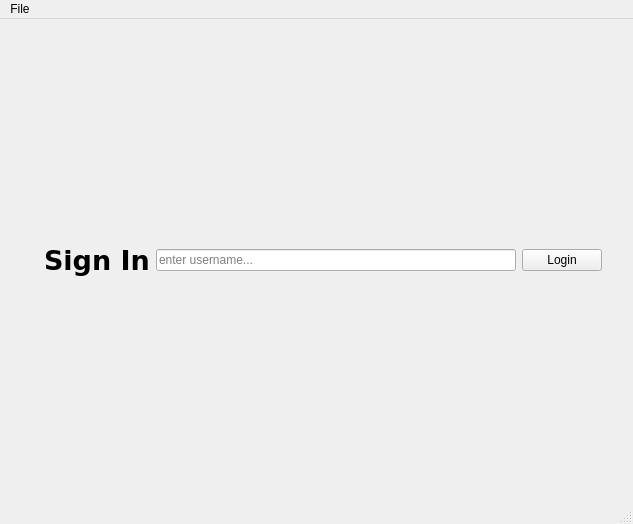
<?xml version="1.0" encoding="UTF-8"?>
<ui version="4.0">
 <class>MainWindow</class>
 <widget class="QMainWindow" name="MainWindow">
  <property name="geometry">
   <rect>
    <x>0</x>
    <y>0</y>
    <width>633</width>
    <height>524</height>
   </rect>
  </property>
  <property name="windowTitle">
   <string>Movie Database</string>
  </property>
  <widget class="QWidget" name="centralwidget">
   <layout class="QGridLayout" name="gridLayout_3">
    <item row="0" column="3">
     <widget class="QLabel" name="label_3">
      <property name="text">
       <string/>
      </property>
     </widget>
    </item>
    <item row="0" column="0">
     <widget class="QLabel" name="label_2">
      <property name="text">
       <string/>
      </property>
     </widget>
    </item>
    <item row="0" column="1">
     <widget class="QStackedWidget" name="stackedWidget">
      <property name="currentIndex">
       <number>0</number>
      </property>
      <widget class="QWidget" name="loginPage">
       <layout class="QGridLayout" name="gridLayout_6">
        <item row="9" column="0">
         <layout class="QHBoxLayout" name="loginTextHorizontalLayout">
          <item>
           <widget class="QLabel" name="label">
            <property name="text">
             <string/>
            </property>
            <property name="pixmap">
             <pixmap>../Downloads/image.png</pixmap>
            </property>
           </widget>
          </item>
          <item>
           <widget class="QLabel" name="LogInLabel">
            <property name="font">
             <font>
              <family>DejaVu Sans</family>
              <pointsize>20</pointsize>
              <weight>75</weight>
              <bold>true</bold>
             </font>
            </property>
            <property name="text">
             <string>Sign In</string>
            </property>
           </widget>
          </item>
          <item>
           <layout class="QHBoxLayout" name="loginButtonHorizontalLayout">
            <item>
             <widget class="QLineEdit" name="signIn">
              <property name="placeholderText">
               <string>enter username...</string>
              </property>
             </widget>
            </item>
            <item>
             <widget class="QPushButton" name="loginButton">
              <property name="text">
               <string>Login</string>
              </property>
             </widget>
            </item>
           </layout>
          </item>
         </layout>
        </item>
       </layout>
      </widget>
      <widget class="QWidget" name="moviePage">
       <layout class="QGridLayout" name="gridLayout">
        <item row="2" column="0">
         <layout class="QVBoxLayout" name="movieVerticalLayout">
          <property name="leftMargin">
           <number>0</number>
          </property>
          <property name="topMargin">
           <number>0</number>
          </property>
          <property name="rightMargin">
           <number>230</number>
          </property>
          <property name="bottomMargin">
           <number>100</number>
          </property>
          <item>
           <layout class="QHBoxLayout" name="movieSearchHorizontalLayout">
            <item>
             <widget class="QTabWidget" name="tabWidget">
              <property name="styleSheet">
               <string notr="true">background-color:white</string>
              </property>
              <property name="currentIndex">
               <number>0</number>
              </property>
              <widget class="QWidget" name="searchTab">
               <attribute name="title">
                <string>Search</string>
               </attribute>
               <layout class="QGridLayout" name="gridLayout_5">
                <item row="2" column="0">
                 <widget class="QTableView" name="searchResults">
                  <property name="selectionBehavior">
                   <enum>QAbstractItemView::SelectItems</enum>
                  </property>
                  <property name="sortingEnabled">
                   <bool>true</bool>
                  </property>
                  <attribute name="horizontalHeaderShowSortIndicator" stdset="0">
                   <bool>false</bool>
                  </attribute>
                  <attribute name="horizontalHeaderStretchLastSection">
                   <bool>true</bool>
                  </attribute>
                  <attribute name="verticalHeaderVisible">
                   <bool>false</bool>
                  </attribute>
                 </widget>
                </item>
                <item row="0" column="0">
                 <widget class="QLineEdit" name="inputSearch">
                  <property name="styleSheet">
                   <string notr="true">background-color:white</string>
                  </property>
                  <property name="placeholderText">
                   <string>Search movies...</string>
                  </property>
                 </widget>
                </item>
                <item row="1" column="0">
                 <widget class="QPushButton" name="searchButton">
                  <property name="cursor">
                   <cursorShape>PointingHandCursor</cursorShape>
                  </property>
                  <property name="styleSheet">
                   <string notr="true">background-color:white</string>
                  </property>
                  <property name="text">
                   <string>Search</string>
                  </property>
                 </widget>
                </item>
               </layout>
              </widget>
              <widget class="QWidget" name="allTab">
               <attribute name="title">
                <string>Movies</string>
               </attribute>
               <layout class="QGridLayout" name="gridLayout_2">
                <item row="9" column="1">
                 <layout class="QHBoxLayout" name="logoutHorizontalLayout">
                  <item>
                   <widget class="QTableView" name="allMovies">
                    <property name="styleSheet">
                     <string notr="true">background-color:white</string>
                    </property>
                    <property name="selectionBehavior">
                     <enum>QAbstractItemView::SelectItems</enum>
                    </property>
                    <property name="sortingEnabled">
                     <bool>true</bool>
                    </property>
                    <attribute name="horizontalHeaderCascadingSectionResizes">
                     <bool>false</bool>
                    </attribute>
                    <attribute name="horizontalHeaderShowSortIndicator" stdset="0">
                     <bool>false</bool>
                    </attribute>
                    <attribute name="horizontalHeaderStretchLastSection">
                     <bool>true</bool>
                    </attribute>
                    <attribute name="verticalHeaderVisible">
                     <bool>false</bool>
                    </attribute>
                   </widget>
                  </item>
                 </layout>
                </item>
               </layout>
              </widget>
              <widget class="QWidget" name="watchedTab">
               <attribute name="title">
                <string>Watchlist</string>
               </attribute>
               <layout class="QGridLayout" name="gridLayout_4">
                <item row="0" column="0">
                 <widget class="QTableView" name="watchedMovies">
                  <property name="selectionBehavior">
                   <enum>QAbstractItemView::SelectItems</enum>
                  </property>
                  <property name="sortingEnabled">
                   <bool>true</bool>
                  </property>
                  <attribute name="horizontalHeaderStretchLastSection">
                   <bool>true</bool>
                  </attribute>
                  <attribute name="verticalHeaderVisible">
                   <bool>false</bool>
                  </attribute>
                 </widget>
                </item>
               </layout>
              </widget>
             </widget>
            </item>
           </layout>
          </item>
         </layout>
        </item>
       </layout>
      </widget>
     </widget>
    </item>
   </layout>
  </widget>
  <widget class="QMenuBar" name="menubar">
   <property name="geometry">
    <rect>
     <x>0</x>
     <y>0</y>
     <width>633</width>
     <height>22</height>
    </rect>
   </property>
   <widget class="QMenu" name="menuFile">
    <property name="title">
     <string>File</string>
    </property>
    <addaction name="actionNewUser"/>
    <addaction name="separator"/>
   </widget>
   <addaction name="menuFile"/>
  </widget>
  <widget class="QStatusBar" name="statusbar"/>
  <action name="actionNewUser">
   <property name="text">
    <string>Sign Up</string>
   </property>
  </action>
  <action name="actionExit">
   <property name="text">
    <string>Exit</string>
   </property>
  </action>
  <action name="actionAboutQt">
   <property name="text">
    <string>About Qt</string>
   </property>
  </action>
 </widget>
 <resources/>
 <connections/>
</ui>
